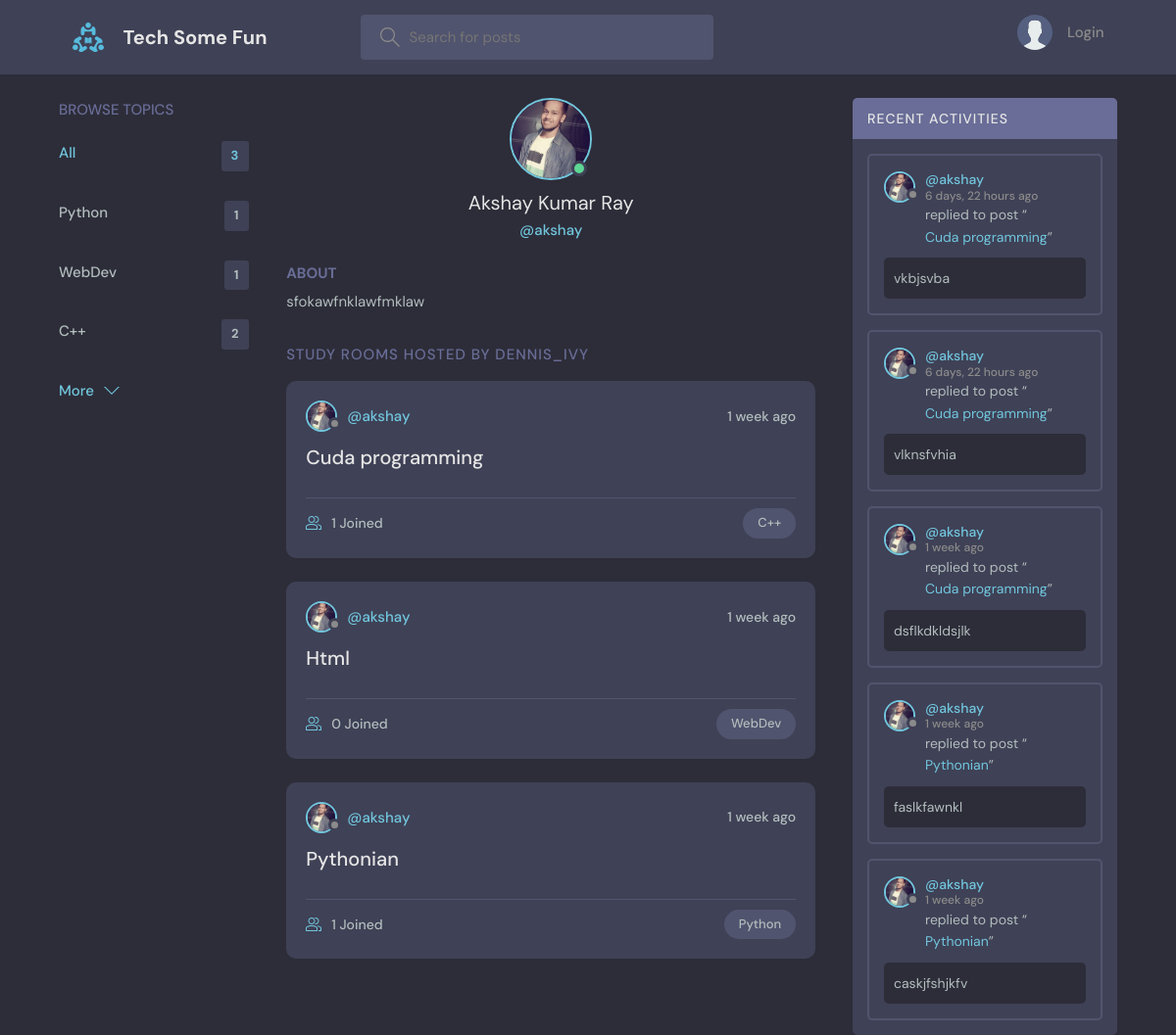
Page /profile/1/ on the committed database.
### base/models.py (models this page shows, shortened)
class Topic(models.Model):
    name = models.CharField(max_length=200)

class User(AbstractUser):
    name = models.CharField(max_length=200, null=True)
    email = models.EmailField(unique=True, null=True)
    bio = models.TextField(null=True)
    avatar = models.ImageField(null=True, default="avatar.svg")
    USERNAME_FIELD = 'email'
    REQUIRED_FIELDS = ['username']

class Room(models.Model):
    host = models.ForeignKey(User, on_delete=models.SET_NULL, null=True)
    topic = models.ForeignKey(Topic, on_delete=models.SET_NULL, null=True)
    name = models.CharField(max_length=200)
    description = models.TextField(null=True, blank=True)
    participants = models.ManyToManyField(
        User, related_name='participants', blank=True)
    updated = models.DateTimeField(auto_now=True)
    created = models.DateTimeField(auto_now_add=True)
    class Meta:
        ordering = ['-updated', '-created']
    def __str__(self):
        return self.name

class Message(models.Model):
    user = models.ForeignKey(User, on_delete=models.CASCADE)
    room = models.ForeignKey(Room, on_delete=models.CASCADE)
    body = models.TextField()
    updated = models.DateTimeField(auto_now=True)
    created = models.DateTimeField(auto_now_add=True)
    class Meta:
        ordering = ['-updated', '-created']

### base/views.py (the view)
# urls.py: path("profile/<str:pk>/", views.userProfile, name = 'profile'),
def userProfile(request, pk):
    user = User.objects.get(id=pk)
    rooms = user.room_set.all()
    room_messages = user.message_set.all()
    topics = Topic.objects.all()
    context = {'user': user, 'rooms': rooms,
               'room_messages': room_messages, 'topics': topics}
    return render(request, 'profile.html', context)

### templates/profile.html (shortened to what this page needs)
{% extends 'main.html' %}
{% block content %}
<main class="profile-page layout layout--3">
    <div class="container">
        {% include 'topics_components.html' %}
        <div class="roomList">
            <div class="profile">
                <div class="profile__avatar">
                    <div class="avatar avatar--large active">
                        <img src="{{user.avatar.url}}" />
                    </div>
                </div>
                <div class="profile__info">
                    <h3>{{user.name}}</h3>
                    <p>@{{user.username}}</p>
                </div>
                <div class="profile__about">
                    <h3>About</h3>
                    <p>
                        {{user.bio}}
                    </p>
                </div>
            </div>
            <div class="roomList__header">
                <div>
                    <h2>Study Rooms Hosted by dennis_ivy</a>
                    </h2>
                </div>
            </div>
            {% include 'feed_components.html' %}
        </div>
        {% include 'activity_component.html' %}
    </div>
</main>
{% endblock content %}

### templates/main.html (shortened to what this page needs)
<!DOCTYPE html>
{% load static %}
<html lang="en">
    <head>
        <link rel="stylesheet" href="{% static 'style/style.css' %}" />
    </head>
    <body>
        {% include 'navbar.html' %}
        {% block content %}
        {% endblock %}
    </body>
</html>

### templates/navbar.html (shortened to what this page needs)
{% load static %}
<header class="header header--loggedIn">
    <div class="container">
        <a href="{% url 'home' %}" class="header__logo">
            <img src="{% static 'images/logo.svg' %}" />
            <h1>Tech Some Fun</h1>
        </a>
        <form class="header__search" method="GET" action="{% url 'home' %}">
            <label>
                <input name="q" placeholder="Search for posts" />
            </label>
        </form>
        <nav class="header__menu">
            {% if request.user.is_authenticated %}
            <div class="header__user">
                <a href="{% url 'update-user' %}">
                    <div class="avatar avatar--medium active">
                        <img src="{{request.user.avatar.url}}" />
                    </div>
                    <p>{{request.user.username}} <span>@{{request.user.username}}</span></p>
                </a>
                <button class="dropdown-button">
                    <svg version="1.1" xmlns="http://www.w3.org/2000/svg" width="32" height="32" viewBox="0 0 32 32">
                        <title>chevron-down</title>
                        <path d="M16 21l-13-13h-3l16 16 16-16h-3l-13 13z"></path>
                    </svg>
                </button>
            </div>
            {% else %}
            <a href="{% url 'login' %}">
                <img src="{% static 'images/avatar.svg' %}" />
                <p>Login</p>
            </a>
            {% endif %}
        </nav>
    </div>
</header>

### templates/topics_components.html
<div class="topics">
    <div class="topics__header">
        <h2>Browse Topics</h2>
    </div>
    <ul class="topics__list">
        <li>
            <a href="{% url 'home' %}" class="active">All <span>{{topics.count}}</span></a>
        </li>
        {% for topic in topics %}
        <li>
            <a href="{% url 'home' %}?q={{topic.name}}">{{topic.name}}<span>{{topic.room_set.all.count}}</span></a>
        </li>
        {% endfor %}
    </ul>
    <a class="btn btn--link" href="{% url 'topics' %}">
        More
        <svg version="1.1" xmlns="http://www.w3.org/2000/svg" width="32" height="32" viewBox="0 0 32 32">
            <title>chevron-down</title>
            <path d="M16 21l-13-13h-3l16 16 16-16h-3l-13 13z"></path>
        </svg>
    </a>
</div>

### templates/feed_components.html (shortened to what this page needs)
{% for room in rooms %}
<div class="roomListRoom">
    <div class="roomListRoom__header">
        <a href="{% url 'profile' room.host.id %}" class="roomListRoom__author">
            <div class="avatar avatar--small">
                <img src="{{room.host.avatar.url}}" />
            </div>
            <span>@{{room.host.username}}</span>
        </a>
        <div class="roomListRoom__actions">
            <span>{{room.created|timesince}} ago</span>
        </div>
    </div>
    <div class="roomListRoom__content">
        <a href="{% url 'room' room.id %}">{{room.name}}</a>
    </div>
    <div class="roomListRoom__meta">
        <a href="{% url 'room' room.id %}" class="roomListRoom__joined">
            {{room.participants.all.count}} Joined
        </a>
        <p class="roomListRoom__topic">{{room.topic.name}}</p>
    </div>
</div>
{% endfor %}

### templates/activity_component.html (shortened to what this page needs)
<div class="activities">
    <div class="activities__header">
        <h2>Recent Activities</h2>
    </div>
    {% for message in room_messages %}
    <div class="activities__box">
        <div class="activities__boxHeader roomListRoom__header">
            <a href="{% url 'profile' message.user.id %}" class="roomListRoom__author">
                <div class="avatar avatar--small">
                    <img src="{{message.user.avatar.url}}" />
                </div>
                <p>
                    @{{message.user.username}}
                    <span>{{message.created|timesince}} ago</span>
                </p>
            </a>
        </div>
        <div class="activities__boxContent">
            <p>replied to post “<a href="{% url 'room' message.room.id %}">{{message.room}}</a>”</p>
            <div class="activities__boxRoomContent">{{message.body}}</div>
        </div>
    </div>
    {% endfor %}
</div>

### rows in the picture
Topic: name "Python", room_set.all.count "1"
Topic: name "WebDev", room_set.all.count "1"
Topic: name "C++", room_set.all.count "2"
User: avatar (picture), name "Akshay Kumar Ray", username "akshay", bio "sfokawfnklawfmklaw"
Room: host.avatar (picture), host.username "akshay", created "1 week", name "Cuda programming", participants.all.count "1", topic.name "C++"
Room: host.avatar (picture), host.username "akshay", created "1 week", name "Html", participants.all.count "0", topic.name "WebDev"
Room: host.avatar (picture), host.username "akshay", created "1 week", name "Pythonian", participants.all.count "1", topic.name "Python"
Message: user.avatar (picture), user.username "akshay", created "6 days, 22 hours", room "Cuda programming", body "vkbjsvba"
Message: user.avatar (picture), user.username "akshay", created "6 days, 22 hours", room "Cuda programming", body "vlknsfvhia"
Message: user.avatar (picture), user.username "akshay", created "1 week", room "Cuda programming", body "dsflkdkldsjlk"
Message: user.avatar (picture), user.username "akshay", created "1 week", room "Pythonian", body "faslkfawnkl"
Message: user.avatar (picture), user.username "akshay", created "1 week", room "Pythonian", body "caskjfshjkfv"

### other values in the picture
{{ topics.count }} "3"
